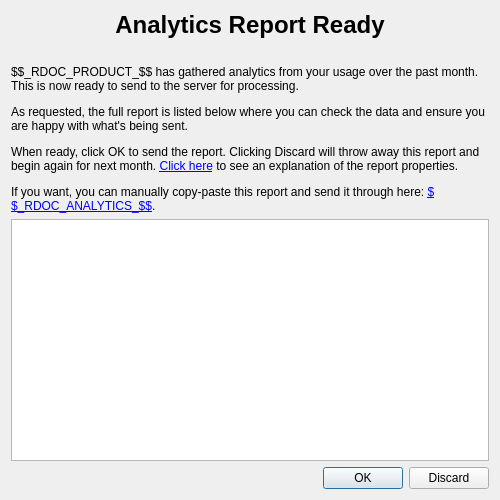
<?xml version="1.0" encoding="UTF-8"?>
<ui version="4.0">
 <class>AnalyticsConfirmDialog</class>
 <widget class="QDialog" name="AnalyticsConfirmDialog">
  <property name="geometry">
   <rect>
    <x>0</x>
    <y>0</y>
    <width>500</width>
    <height>500</height>
   </rect>
  </property>
  <property name="sizePolicy">
   <sizepolicy hsizetype="Fixed" vsizetype="Fixed">
    <horstretch>0</horstretch>
    <verstretch>0</verstretch>
   </sizepolicy>
  </property>
  <property name="windowTitle">
   <string>Analytics Report</string>
  </property>
  <property name="modal">
   <bool>true</bool>
  </property>
  <layout class="QVBoxLayout" name="verticalLayout">
   <item>
    <widget class="QLabel" name="label">
     <property name="text">
      <string>&lt;html&gt;&lt;head/&gt;&lt;body&gt;&lt;p align=&quot;center&quot;&gt;&lt;span style=&quot; font-size:18pt; font-weight:600;&quot;&gt;Analytics Report Ready&lt;/span&gt;&lt;/p&gt;&lt;p&gt;&lt;br/&gt;$$_RDOC_PRODUCT_$$ has gathered analytics from your usage over the past month. This is now ready to send to the server for processing.&lt;/p&gt;&lt;p&gt;As requested, the full report is listed below where you can check the data and ensure you are happy with what's being sent.&lt;/p&gt;&lt;p&gt;When ready, click OK to send the report. Clicking Discard will throw away this report and begin again for next month. &lt;a href=&quot;#documentreport&quot;&gt;&lt;span style=&quot; text-decoration: underline; color:#0000ff;&quot;&gt;Click here&lt;/span&gt;&lt;/a&gt; to see an explanation of the report properties.&lt;/p&gt;&lt;p&gt;If you want, you can manually copy-paste this report and send it through here: &lt;a href=&quot;$$_RDOC_ANALYTICS_$$&quot;&gt;&lt;span style=&quot; text-decoration: underline; color:#0000ff;&quot;&gt;$$_RDOC_ANALYTICS_$$&lt;/span&gt;&lt;/a&gt;.&lt;/p&gt;&lt;/body&gt;&lt;/html&gt;</string>
     </property>
     <property name="wordWrap">
      <bool>true</bool>
     </property>
    </widget>
   </item>
   <item>
    <widget class="QTextEdit" name="analyticsReport">
     <property name="readOnly">
      <bool>true</bool>
     </property>
    </widget>
   </item>
   <item>
    <widget class="QDialogButtonBox" name="buttonBox">
     <property name="orientation">
      <enum>Qt::Horizontal</enum>
     </property>
     <property name="standardButtons">
      <set>QDialogButtonBox::Discard|QDialogButtonBox::Ok</set>
     </property>
    </widget>
   </item>
  </layout>
 </widget>
 <resources/>
 <connections>
  <connection>
   <sender>buttonBox</sender>
   <signal>accepted()</signal>
   <receiver>AnalyticsConfirmDialog</receiver>
   <slot>accept()</slot>
   <hints>
    <hint type="sourcelabel">
     <x>248</x>
     <y>254</y>
    </hint>
    <hint type="destinationlabel">
     <x>157</x>
     <y>274</y>
    </hint>
   </hints>
  </connection>
  <connection>
   <sender>buttonBox</sender>
   <signal>rejected()</signal>
   <receiver>AnalyticsConfirmDialog</receiver>
   <slot>reject()</slot>
   <hints>
    <hint type="sourcelabel">
     <x>316</x>
     <y>260</y>
    </hint>
    <hint type="destinationlabel">
     <x>286</x>
     <y>274</y>
    </hint>
   </hints>
  </connection>
 </connections>
</ui>
